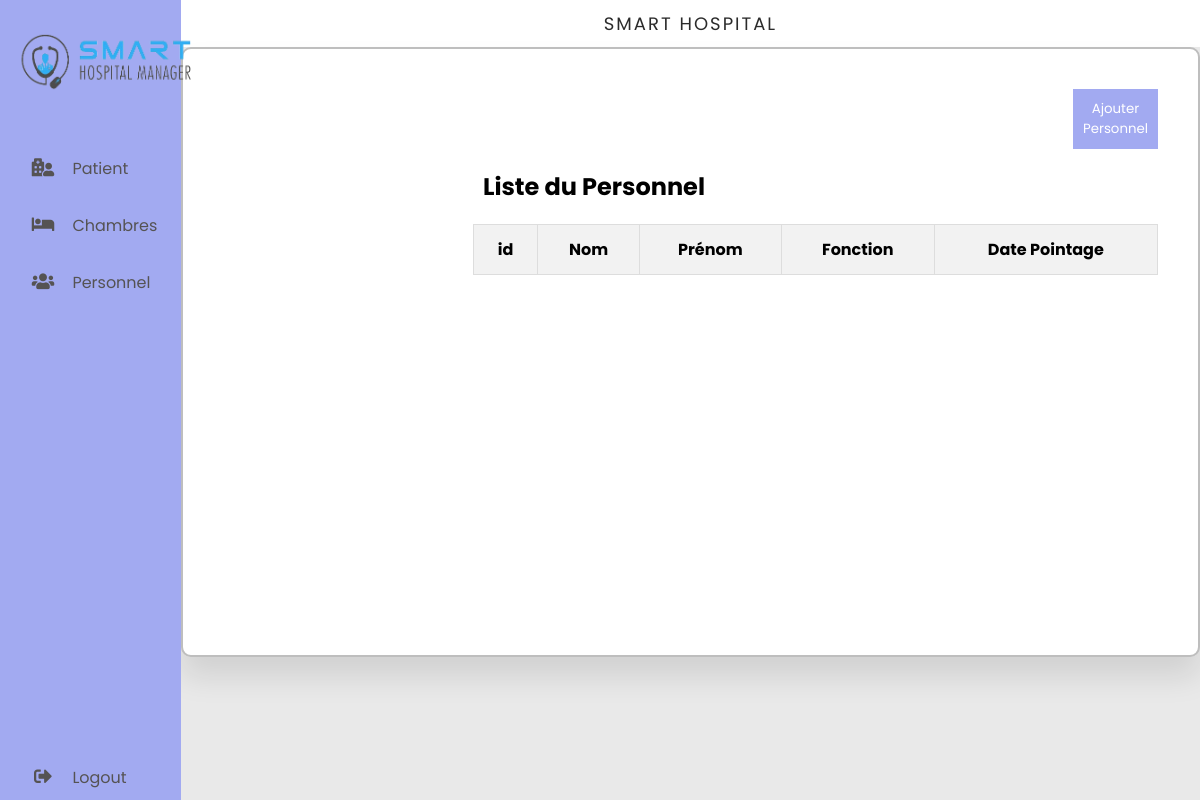
The app's page /personnel/, older data.
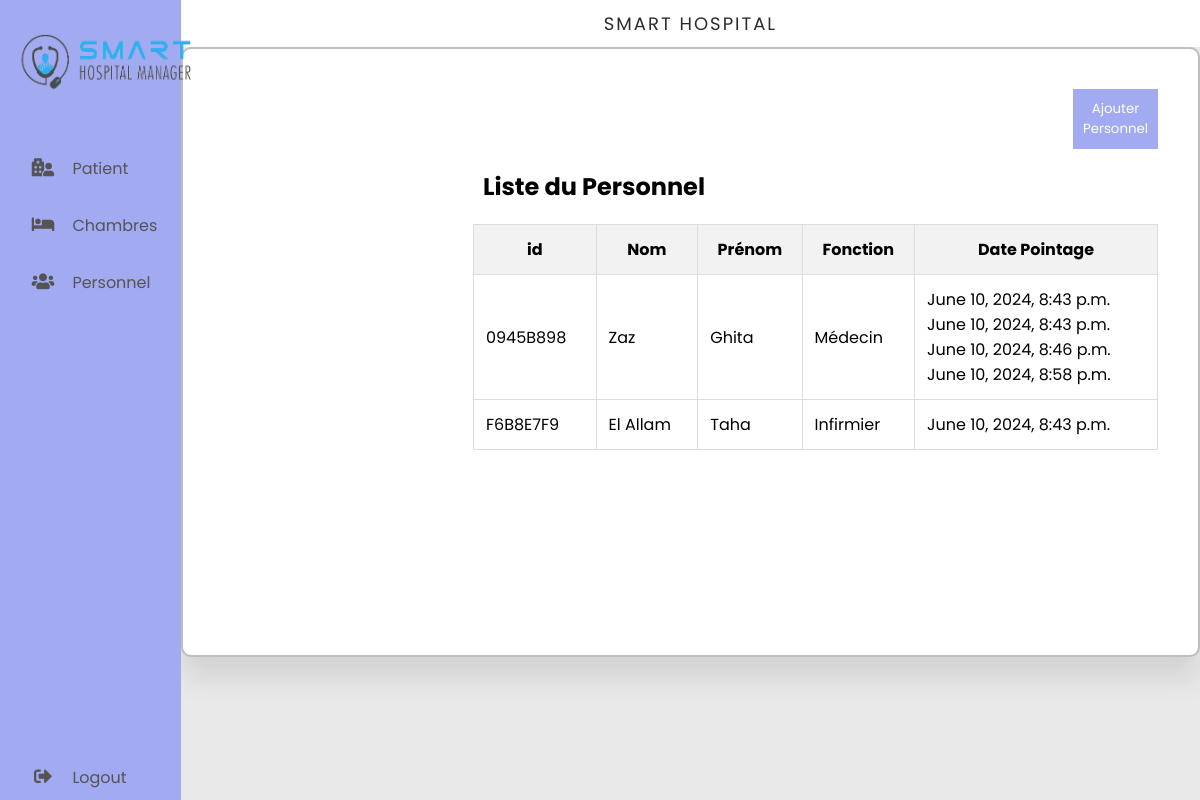
The same page, newer data.
### myapp/models.py (models this page shows, shortened)
class Personnel(models.Model):
    ci = models.CharField(max_length=100, primary_key=True)
    nom = models.CharField(max_length=100)
    prenom = models.CharField(max_length=100)
    est_medecin = models.BooleanField(default=False)

class Pointage(models.Model):
    id = models.AutoField(primary_key=True)
    date_pointage = models.DateTimeField(default=timezone.now)
    personnel = models.ForeignKey(Personnel, on_delete=models.CASCADE)

### myapp/views.py (the view)
# urls.py: path('personnel/', personnel, name='personnel'),
@csrf_exempt
def personnel(request):
    if request.method == 'POST':
        personnel_id = request.POST.get('personnel_id')
        try:
            personnel = Personnel.objects.get(pk=personnel_id)
            pointage = Pointage(personnel=personnel)
            pointage.save()
            return JsonResponse({'status': 'success'})
        except Personnel.DoesNotExist:
            return JsonResponse({'status': 'error', 'message': 'Personnel non trouvé'})
    else:
        personnels = Personnel.objects.all()
    return render(request, 'personnel.html', {'personnels': personnels})

### myapp/templates/personnel.html (shortened to what the changed rows need)
<!DOCTYPE html>
<html lang="fr">
<head>
    <link rel="stylesheet" href="https://cdnjs.cloudflare.com/ajax/libs/font-awesome/5.15.4/css/all.min.css" />
    {% load static %}
    <link rel="stylesheet" href="{% static 'personnel.css' %}">
</head>
<body>
    <div class="container">
        <section class="main">
            <div class="job_card">
                <div class="job_details">
                    <div class="content">
                        <h1>Liste du Personnel</h1>
                        <table style="width: 100%; border-collapse: collapse;">
                            <thead>
                                <tr style="background-color: #f2f2f2;">
                                    <th style="padding: 12px; border: 1px solid #ddd;">id</th>
                                    <th style="padding: 12px; border: 1px solid #ddd;">Nom</th>
                                    <th style="padding: 12px; border: 1px solid #ddd;">Prénom</th>
                                    <th style="padding: 12px; border: 1px solid #ddd;">Fonction</th>
                                    <th style="padding: 12px; border: 1px solid #ddd;">Date Pointage</th>
                                </tr>
                            </thead>
                            <tbody>
                                {% for personnel in personnels %}
                                <tr>
                                    <td style="padding: 12px; border: 1px solid #ddd;">{{ personnel.ci }}</td>
                                    <td style="padding: 12px; border: 1px solid #ddd;">{{ personnel.nom }}</td>
                                    <td style="padding: 12px; border: 1px solid #ddd;">{{ personnel.prenom }}</td>
                                    <td style="padding: 12px; border: 1px solid #ddd;">{% if personnel.est_medecin %}Médecin{% else %}Infirmier{% endif %}</td>
                                    <td style="padding: 12px; border: 1px solid #ddd;">
                                        {% if personnel.pointage_set.exists %}
                                        {% for pointage in personnel.pointage_set.all %}
                                        {{ pointage.date_pointage }}<br>
                                        {% endfor %}
                                        {% else %}
                                        Aucun pointage
                                        {% endif %}
                                    </td>
                                </tr>
                                {% endfor %}
                            </tbody>
                        </table>
                    </div>
                </div>
            </div>
    </div>
</body>
</html>

Row changes from the older to the newer data that the page shows:
added Personnel: ci "0945B898", nom "Zaz", prenom "Ghita", est_medecin "Médecin"
added Pointage: date_pointage "June 10, 2024, 8:43 p.m.", shown under "0945B898"
added Pointage: date_pointage "June 10, 2024, 8:43 p.m.", shown under "0945B898"
added Pointage: date_pointage "June 10, 2024, 8:46 p.m.", shown under "0945B898"
added Pointage: date_pointage "June 10, 2024, 8:58 p.m.", shown under "0945B898"
added Personnel: ci "F6B8E7F9", nom "El Allam", prenom "Taha", est_medecin "Infirmier"
added Pointage: date_pointage "June 10, 2024, 8:43 p.m.", shown under "F6B8E7F9"
